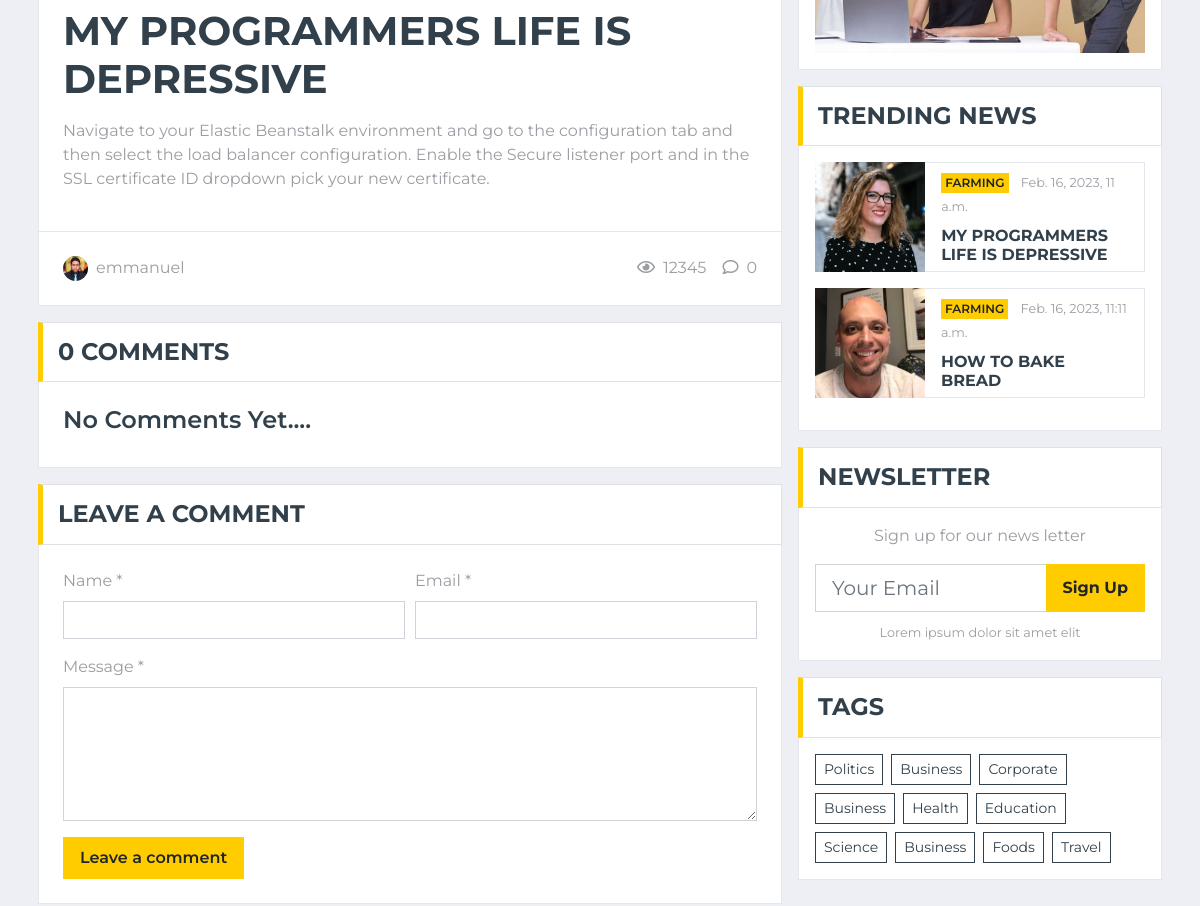
Before: /post/1/ (middle part) with the older database file.
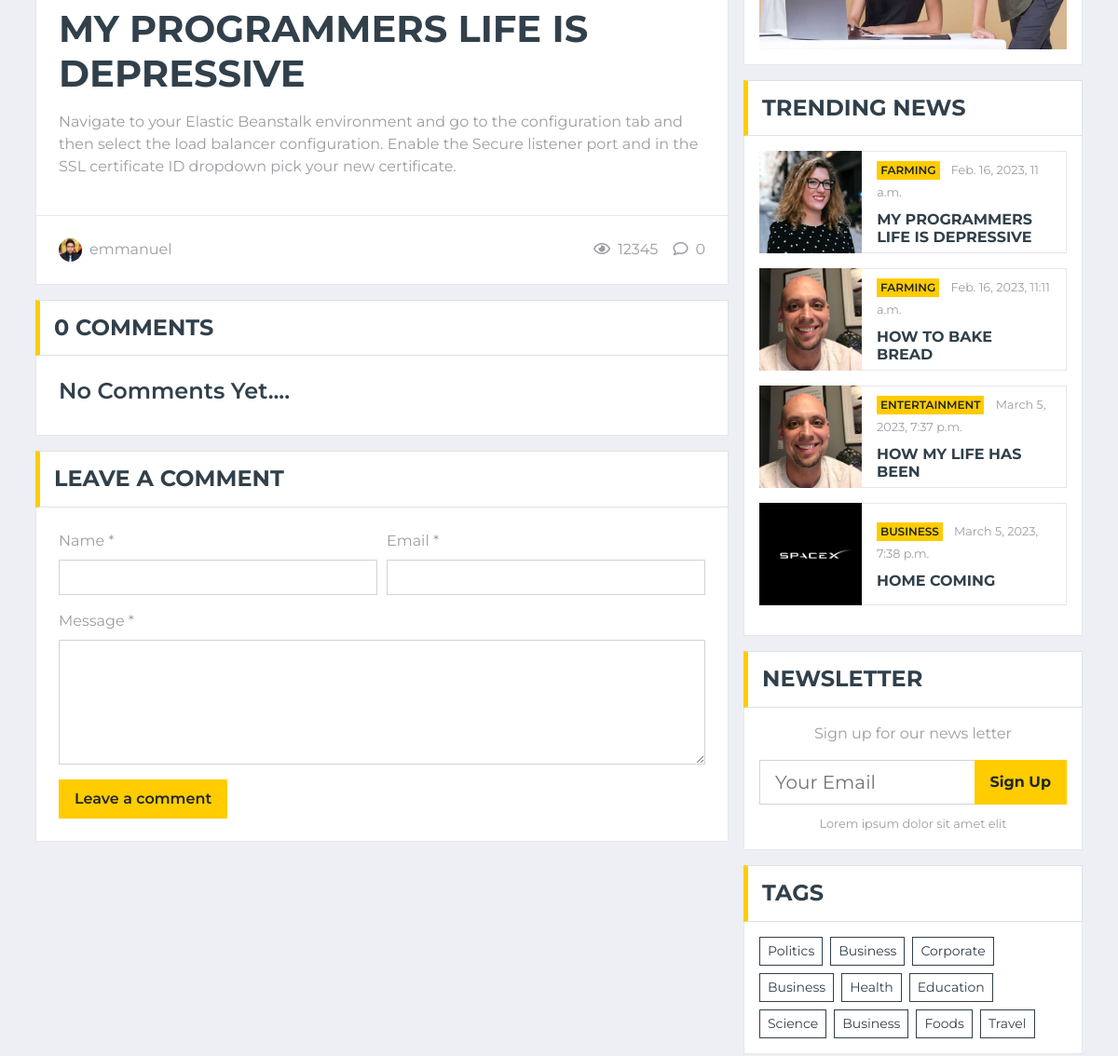
After: the same page with the newer database file.
### blogapp/models.py (models this page shows, shortened)
class Post(models.Model):
    STATUS_CHOICES = (
        ('draft', 'Draft'),
        ('published', 'Published'),
    )
    title = models.CharField(max_length=250)
    slug = models.SlugField(max_length=250, unique_for_date='publish')
    author = models.ForeignKey(User, on_delete=models.CASCADE, related_name='blog_posts')
    body=RichTextUploadingField()
    publish = models.DateTimeField(default=timezone.now)
    created = models.DateTimeField(auto_now_add=True)
    categories = models.ForeignKey(Catagory,on_delete=models.DO_NOTHING, null=True)
    updated = models.DateTimeField(auto_now=True)
    status = models.CharField(max_length=10, choices=STATUS_CHOICES, default='draft')
    image = models.ImageField(upload_to='images')
    featured = models.BooleanField(default=False, blank=True)
    breaking_news = models.BooleanField(default=False, blank=True)
    class Meta:
        ordering = ('-publish',)
    objects = models.Manager() # The default manager.
    published = PublishedManager() # Our custom manager.

class Catagory(models.Model):
    name = models.CharField(max_length=200, null=True)
    def __str__(self):
        return self.name

### blogapp/views.py (the view, shortened to what this page needs)
# urls.py: path('post/<int:id>/' ,views.post_detail,name="post_detail"),
def post_detail(request, id):
    post=Post.objects.get(id=id)
    comments = post.comments.all()
    trending_posts = Post.objects.annotate(comment_count=Count('comments')).order_by('-comment_count')[:5]  # Change '10' to the desired number of trending posts
    return render(request, 'blogapp/blog-detail.html',context={'post':post, 'comments': comments, 'trending_post': trending_posts})

### blogapp/templates/blogapp/blog-detail.html (shortened to what the changed rows need)
{% load static %}
<!DOCTYPE html>
<html lang="en">
<head>
    <link href="https://cdnjs.cloudflare.com/ajax/libs/font-awesome/5.15.0/css/all.min.css" rel="stylesheet">
    <link href="{% static 'lib/owlcarousel/assets/owl.carousel.min.css' %}" rel="stylesheet">
    <link href="{% static 'css/style.css' %}" rel="stylesheet">
</head>
<body>
    <div class="container-fluid">
        <div class="container">
            <div class="row">
                <div class="col-lg-8">
                    <div class="position-relative mb-3">
                        <div class="bg-white border border-top-0 p-4">
                            <h1 class="mb-3 text-secondary text-uppercase font-weight-bold">{{ post.title }}</h1>
                            <p>{{ post.body|safe }}</p>
                        </div>
                        <div class="d-flex justify-content-between bg-white border border-top-0 p-4">
                            <div class="d-flex align-items-center">
                                <img class="rounded-circle mr-2" src="{% static 'img/user.jpg' %}" width="25" height="25" alt="">
                                <span>{{ post.author }}</span>
                            </div>
                        </div>
                    </div>
                </div>
                <div class="col-lg-4">
                    <div class="mb-3">
                        <div class="bg-white border border-top-0 p-3">
                            {% for trending_post in trending_post %}
                            <div class="d-flex align-items-center bg-white mb-3" style="height: 110px;">
                                <img class="img-fluid" src="{{trending_post.image.url}}" alt="" style="height: 110px;">
                                <div class="w-100 h-100 px-3 d-flex flex-column justify-content-center border border-left-0">
                                    <div class="mb-2">
                                        <a class="badge badge-primary text-uppercase font-weight-semi-bold p-1 mr-2" href="">{{trending_post.categories}}</a>
                                        <a class="text-body" href=""><small>{{trending_post.created}}</small></a>
                                    </div>
                                    <a class="h6 m-0 text-secondary text-uppercase font-weight-bold" href="">{{trending_post.title}}</a>
                                </div>
                            </div>
                            {% endfor %}
                        </div>
                    </div>
                </div>
            </div>
        </div>
    </div>
</body>
</html>

Changed rows visible on the page:
added Post: image (picture), categories "ENTERTAINMENT", created "March 5, 2023, 7:37 p.m.", title "HOW MY LIFE HAS BEEN"
added Post: image (picture), categories "BUSINESS", created "March 5, 2023, 7:38 p.m.", title "HOME COMING"
